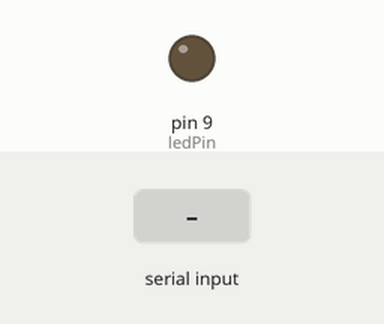
A sketch run on a simulated Arduino Uno, built with avr-gcc and run on an emulated ATmega328P. On the bench: output pins drawn as LEDs (lit = HIGH). Inputs (shaded band) come from the test bench.

Above: at 1.2 s.
1.3 s: byte 30 received over Serial
At 1.7 s:
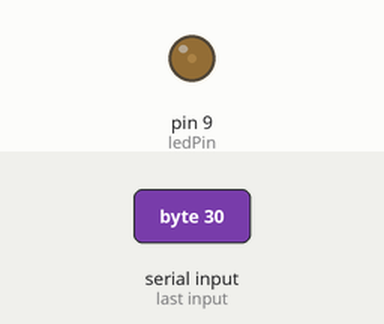
2.8 s: byte 90 received over Serial
At 4.0 s:
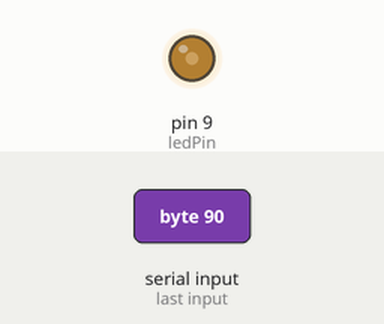
Timing chart, 0 to 5.8 s (numbered marks = the images above; inputs shaded):
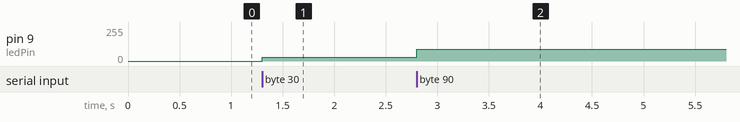

The sketch:

serialInput.ino
```cpp
const int ledPin = 9;
int incomingByte;

void setup() {
  pinMode(ledPin, OUTPUT);
  Serial.begin(9600);
}

void loop() {
  if (Serial.available() > 0) {
    // read the oldest byte in the serial buffer:
    incomingByte = Serial.read();
    analogWrite(ledPin, incomingByte);
  }
}
```

Measured:
- after the input at 1.3 s, pin 9 (ledPin): 0/255 → 30/255 at once
- after the input at 2.8 s, pin 9 (ledPin): 30/255 → 90/255 at once
